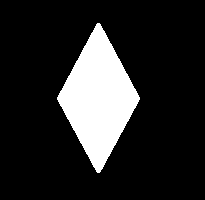
#> input picture image-recognition/old-2014-15/test/2.png, 205 x 200 px
$ python cannyContourCompare.py   (Python 2 division)
#> lines starting #> are read from the running program, lines starting #| are printed output that depends on the picture; after the words box and inside, x2 and y2 are one past the last pixel; in counts of white or black regions, pixels touching at a corner belong together
import sys
import cv2
import numpy as np

## Loading test images ############

img0 = cv2.imread('0.png', 0)
img1 = cv2.imread('1.png', 0)
img2 = cv2.imread('2.png', 0)
#> img2: shape (200, 205); 15.9% white; 1 white region, box (x1, y1, x2, y2) and area: (57, 23, 140, 173) 6505
img3 = cv2.imread('3.png', 0)
img4 = cv2.imread('4.png', 0)
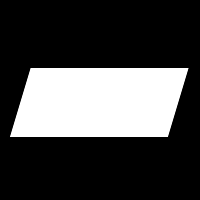
#> input picture image-recognition/old-2014-15/test/4.png, 200 x 200 px
#> img4 is the input picture: shape (200, 200); min 0, max 255, mean 69.5
img5 = cv2.imread('5.png', 0)
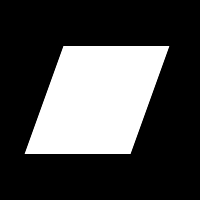
#> input picture image-recognition/old-2014-15/test/5.png, 200 x 200 px
#> img5 is the input picture: shape (200, 200); min 0, max 255, mean 73
img6 = cv2.imread('6.png', 0)
img7 = cv2.imread('7.png', 0)
img8 = cv2.imread('8.png', 0)
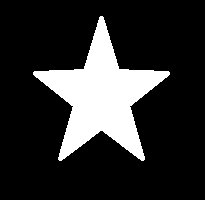
#> input picture image-recognition/old-2014-15/test/8.png, 205 x 200 px
#> img8: shape (200, 205); 18.5% white; 1 white region, box (x1, y1, x2, y2) and area: (33, 16, 170, 161) 7575
img9 = cv2.imread('9.png', 0)
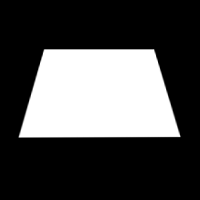
#> input picture image-recognition/old-2014-15/test/9.png, 200 x 200 px
#> img9 is the input picture: shape (200, 200); min 0, max 255, mean 76.2
img10 = cv2.imread('10.png', 0)

## Find countours of test images ##

ret, thresh0 = cv2.threshold(img0, 127, 255,0)
ret, thresh1 = cv2.threshold(img1, 127, 255,0)
ret, thresh2 = cv2.threshold(img2, 127, 255,0)
ret, thresh3 = cv2.threshold(img3, 127, 255,0)
ret, thresh4 = cv2.threshold(img4, 127, 255,0)
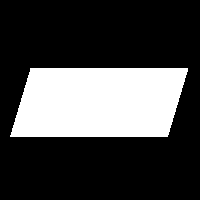
#> thresh4: shape (200, 200); 27.3% white; 1 white region, box (x1, y1, x2, y2) and area: (10, 68, 188, 137) 10902
ret, thresh5 = cv2.threshold(img5, 127, 255,0)
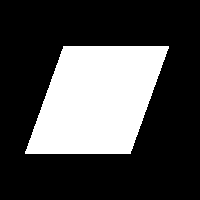
#> thresh5: shape (200, 200); 28.6% white; 1 white region, box (x1, y1, x2, y2) and area: (25, 46, 169, 154) 11444
ret, thresh6 = cv2.threshold(img6, 127, 255,0)
ret, thresh7 = cv2.threshold(img7, 127, 255,0)
ret, thresh8 = cv2.threshold(img8, 127, 255,0)
ret, thresh9 = cv2.threshold(img9, 127, 255,0)
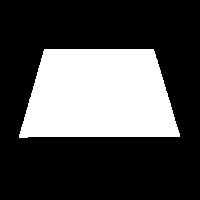
#> thresh9: shape (200, 200); 29.9% white; 1 white region, box (x1, y1, x2, y2) and area: (19, 49, 180, 138) 11961
ret, thresh10 = cv2.threshold(img10, 127, 255,0)

contours,hierarchy = cv2.findContours(thresh0,2,1)
#> contours = []
#> (the run stopped early here; a loop or call above may not have finished)
